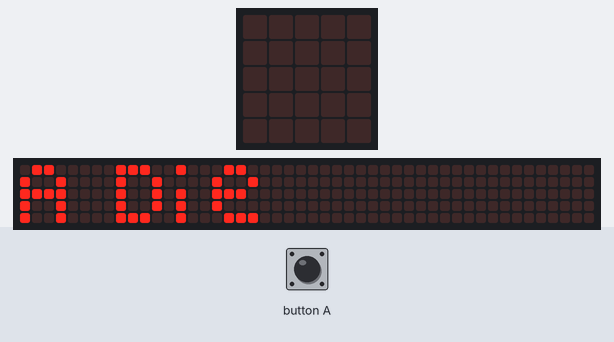
This program was run on a simulated BBC micro:bit running MicroPython. Parts: the board's 5×5 LED display, a strip that is not on the board, showing the scrolling text unrolled. The inputs (shaded band) are chosen by the test bench. Random numbers come from a fixed seed; the 48×5 strip is a reading aid, not a part: it shows the text the display is scrolling, unrolled, one strip-width of it at a time.

Above: at 3.7 s.
5.0 s: button A pressed for 0.15 s
At 6.1 s:
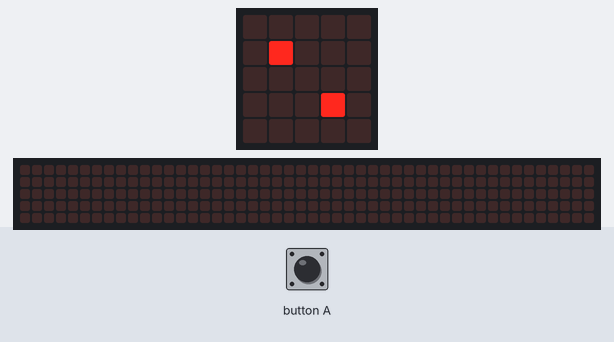
7.0 s: button A pressed for 1 s
At 8.8 s:
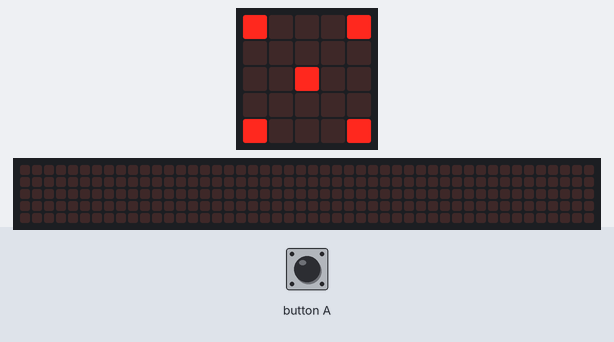
9.5 s: button A pressed for 0.15 s
At 10.7 s:
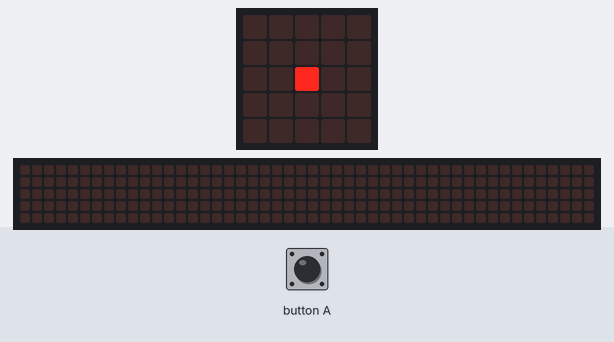
11.5 s: button A pressed for 3.2 s
At 13.4 s:
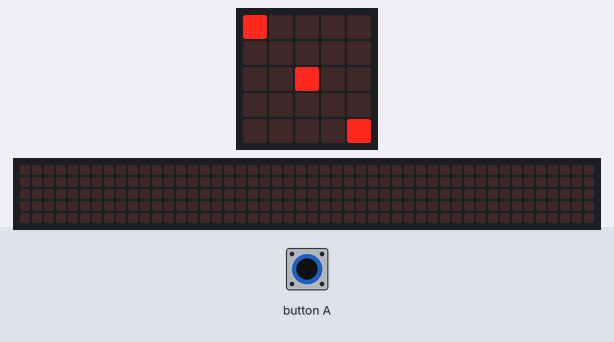
16.2 s: button A pressed 2 times (0.12 s each, 0.3 s apart)
At 17.5 s:
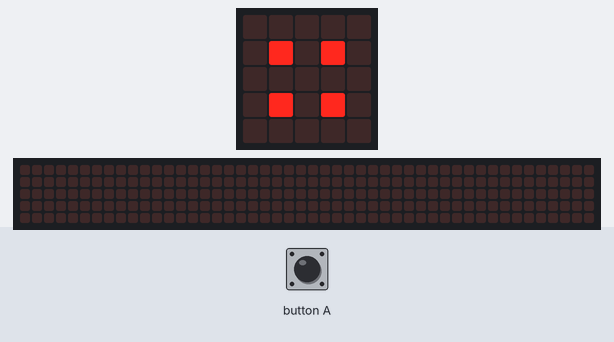
Timing chart, 0 to 19.2 s (numbered marks = the images above; inputs shaded):
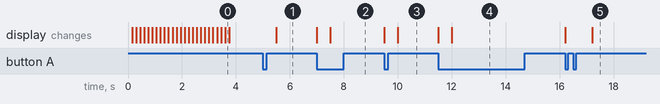

Measured:
- after the input at 5.0 s, the display: changes after 0.50 s (image 1)
- after the input at 7.0 s, the display: first changes at once (image 2 shows a later state)
- after the input at 9.5 s, the display: first changes at once (image 3 shows a later state)
- after the input at 11.5 s, the display: first changes at once (image 4 shows a later state)
- after the input at 16.2 s, the display: first changes at once (image 5 shows a later state)

The program:

die.py
```python
#die
#throws a die
from microbit import *
import random

display.scroll('A Die', wait = True)

def getDiceImage(num):
    num2images = {
        1: '00000:00000:00900:00000:00000',
        2: '00000:09000:00000:00090:00000',
        3: '90000:00000:00900:00000:00009',
        4: '00000:09090:00000:09090:00000',
        5: '90009:00000:00900:00000:90009',
        6: '09090:00000:09090:00000:09090'}
    if num < 1 or num > 6:
        display.show(Image.SAD)
        return(None)
    return(Image(num2images[num]))

while True:
    if button_a.was_pressed():
        display.clear()
        sleep(500)
        display.show(getDiceImage(random.randint(1,6)))
```
